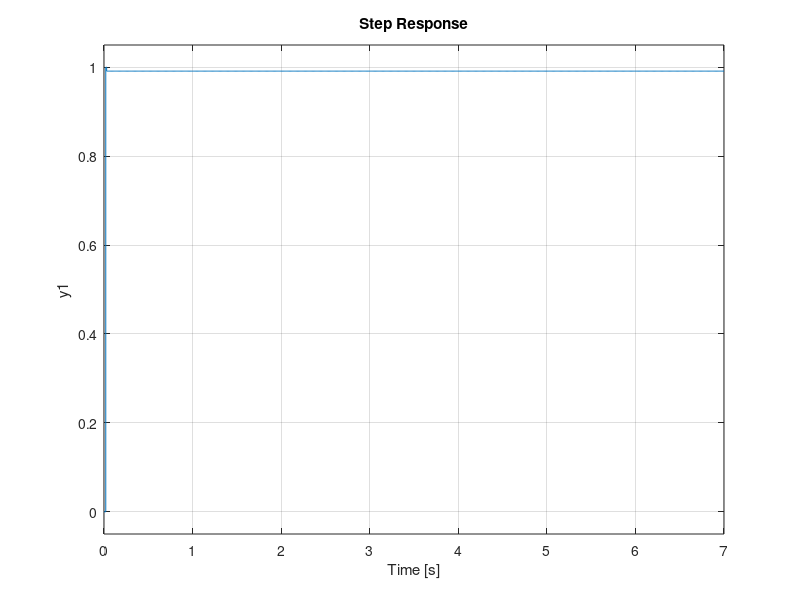

The MATLAB script that drew this image:
s= tf('s');
T = 0.01; % 1/10th of fastest time constant
Gp = zpk([],[0,-1,-2],2);

Gz = c2d(Gp,T);
%% D(w)
Fz2 = tf(1,[1 0.0088 3.9478e-5],T); % N = 3;
Dz2 = Fz2/(Gz*(1-Fz2));
Dz2Gz = Dz2 * Gz;
Cz2 = feedback(Dz2Gz,1);
step(Cz2);
 
